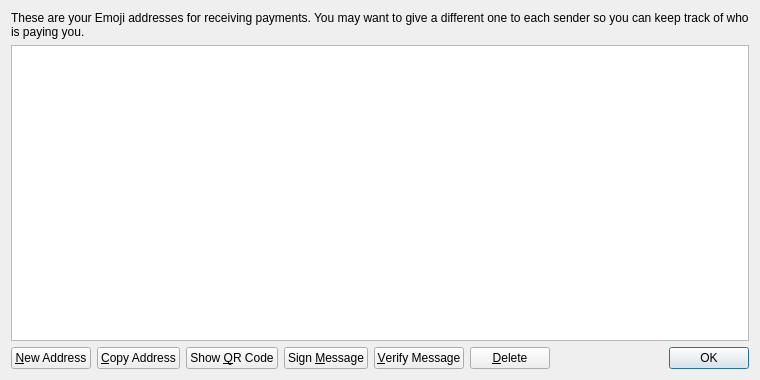
<?xml version="1.0" encoding="UTF-8"?>
<ui version="4.0">
 <class>AddressBookPage</class>
 <widget class="QWidget" name="AddressBookPage">
  <property name="geometry">
   <rect>
    <x>0</x>
    <y>0</y>
    <width>760</width>
    <height>380</height>
   </rect>
  </property>
  <property name="windowTitle">
   <string>Address Book</string>
  </property>
  <layout class="QVBoxLayout" name="verticalLayout">
   <item>
    <widget class="QLabel" name="labelExplanation">
     <property name="text">
      <string>These are your Emoji addresses for receiving payments. You may want to give a different one to each sender so you can keep track of who is paying you.</string>
     </property>
     <property name="textFormat">
      <enum>Qt::PlainText</enum>
     </property>
     <property name="wordWrap">
      <bool>true</bool>
     </property>
    </widget>
   </item>
   <item>
    <widget class="QTableView" name="tableView">
     <property name="contextMenuPolicy">
      <enum>Qt::CustomContextMenu</enum>
     </property>
     <property name="toolTip">
      <string>Double-click to edit address or label</string>
     </property>
     <property name="tabKeyNavigation">
      <bool>false</bool>
     </property>
     <property name="alternatingRowColors">
      <bool>true</bool>
     </property>
     <property name="selectionMode">
      <enum>QAbstractItemView::SingleSelection</enum>
     </property>
     <property name="selectionBehavior">
      <enum>QAbstractItemView::SelectRows</enum>
     </property>
     <property name="sortingEnabled">
      <bool>true</bool>
     </property>
     <attribute name="verticalHeaderVisible">
      <bool>false</bool>
     </attribute>
    </widget>
   </item>
   <item>
    <layout class="QHBoxLayout" name="horizontalLayout">
     <item>
      <widget class="QPushButton" name="newAddressButton">
       <property name="toolTip">
        <string>Create a new address</string>
       </property>
       <property name="text">
        <string>&amp;New Address</string>
       </property>
       <property name="icon">
        <iconset resource="../bitcoin.qrc">
         <normaloff>:/icons/add</normaloff>:/icons/add</iconset>
       </property>
      </widget>
     </item>
     <item>
      <widget class="QPushButton" name="copyToClipboard">
       <property name="toolTip">
        <string>Copy the currently selected address to the system clipboard</string>
       </property>
       <property name="text">
        <string>&amp;Copy Address</string>
       </property>
       <property name="icon">
        <iconset resource="../bitcoin.qrc">
         <normaloff>:/icons/editcopy</normaloff>:/icons/editcopy</iconset>
       </property>
      </widget>
     </item>
     <item>
      <widget class="QPushButton" name="showQRCode">
       <property name="text">
        <string>Show &amp;QR Code</string>
       </property>
       <property name="icon">
        <iconset resource="../bitcoin.qrc">
         <normaloff>:/icons/qrcode</normaloff>:/icons/qrcode</iconset>
       </property>
      </widget>
     </item>
     <item>
      <widget class="QPushButton" name="signMessage">
       <property name="toolTip">
        <string>Sign a message to prove you own a Emoji address</string>
       </property>
       <property name="text">
        <string>Sign &amp;Message</string>
       </property>
       <property name="icon">
        <iconset resource="../bitcoin.qrc">
         <normaloff>:/icons/edit</normaloff>:/icons/edit</iconset>
       </property>
      </widget>
     </item>
     <item>
      <widget class="QPushButton" name="verifyMessage">
       <property name="toolTip">
        <string>Verify a message to ensure it was signed with a specified Emoji address</string>
       </property>
       <property name="text">
        <string>&amp;Verify Message</string>
       </property>
       <property name="icon">
        <iconset resource="../bitcoin.qrc">
         <normaloff>:/icons/transaction_0</normaloff>:/icons/transaction_0</iconset>
       </property>
      </widget>
     </item>
     <item>
      <widget class="QPushButton" name="deleteButton">
       <property name="toolTip">
        <string>Delete the currently selected address from the list</string>
       </property>
       <property name="text">
        <string>&amp;Delete</string>
       </property>
       <property name="icon">
        <iconset resource="../bitcoin.qrc">
         <normaloff>:/icons/remove</normaloff>:/icons/remove</iconset>
       </property>
      </widget>
     </item>
     <item>
      <spacer name="horizontalSpacer">
       <property name="orientation">
        <enum>Qt::Horizontal</enum>
       </property>
       <property name="sizeHint" stdset="0">
        <size>
         <width>40</width>
         <height>20</height>
        </size>
       </property>
      </spacer>
     </item>
     <item>
      <widget class="QDialogButtonBox" name="buttonBox">
       <property name="sizePolicy">
        <sizepolicy hsizetype="Maximum" vsizetype="Fixed">
         <horstretch>0</horstretch>
         <verstretch>0</verstretch>
        </sizepolicy>
       </property>
       <property name="standardButtons">
        <set>QDialogButtonBox::Ok</set>
       </property>
      </widget>
     </item>
    </layout>
   </item>
  </layout>
 </widget>
 <resources>
  <include location="../bitcoin.qrc"/>
 </resources>
 <connections/>
</ui>
